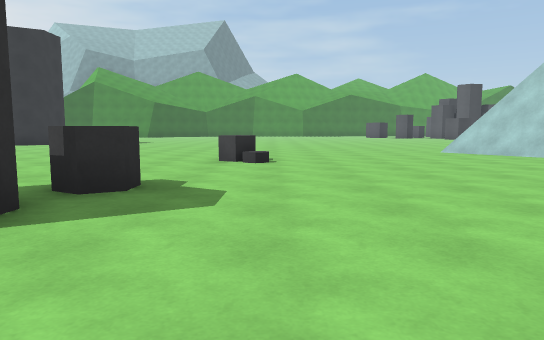
view 1 (above)

24 first-person views from a walk through a Unity game level. The camera is 1.2 m above the floor, tilts 6° down and sees 70° across. The floor is counted in squares, 2 m on a side. Each view is taken from the middle of a square. On the plan, view 1 faces up. The plan holds only what a view shows up to about 11 squares ahead; the rest is blank. The place goes on beyond the plan.

view 2
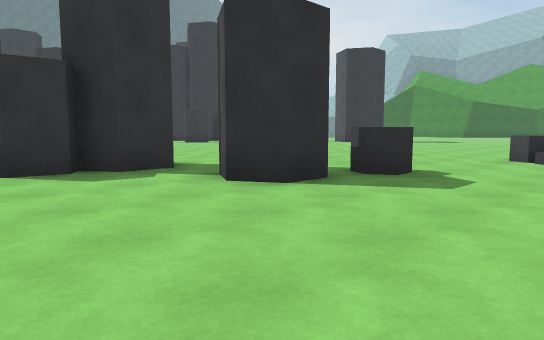

view 3
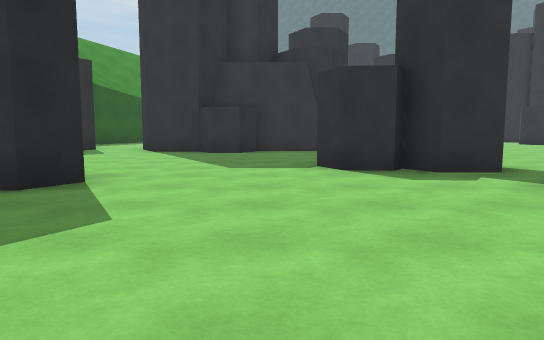

view 4
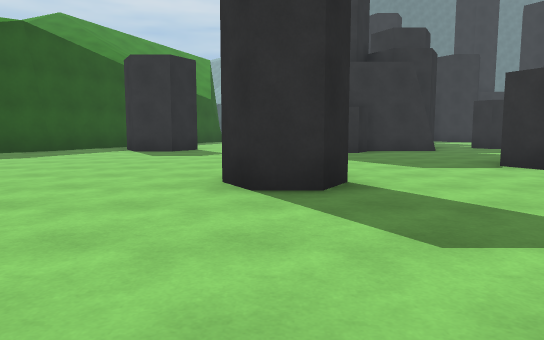

view 5
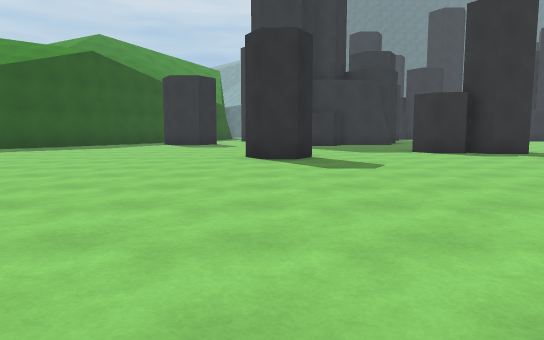

view 6
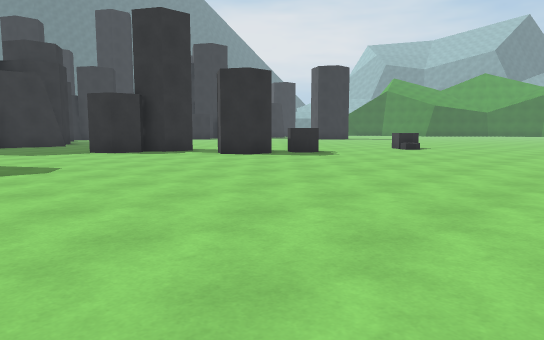

view 7
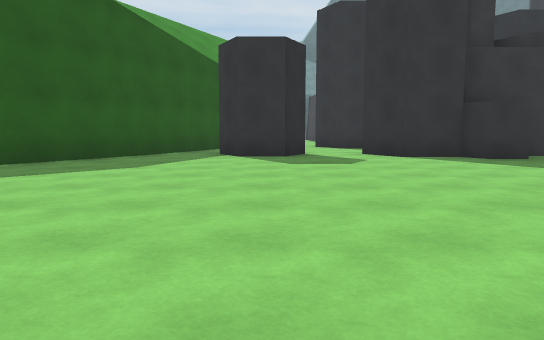

view 8
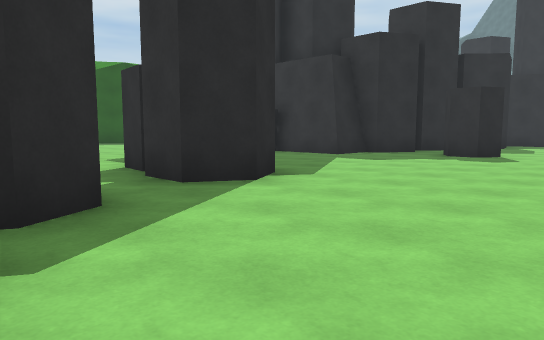

view 9
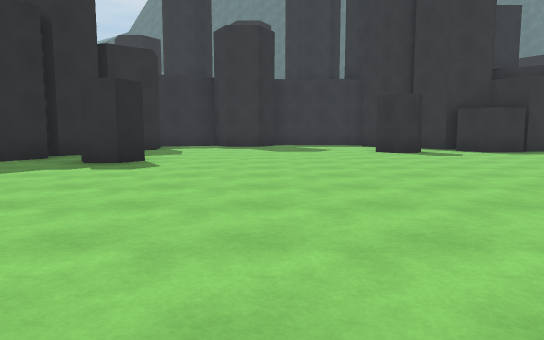

view 10
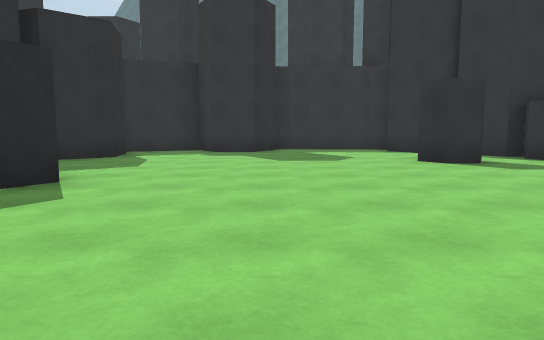

view 11
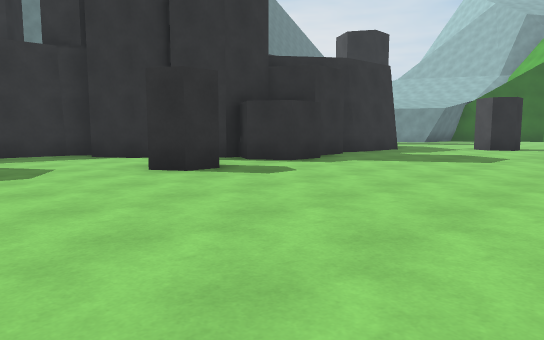

view 12
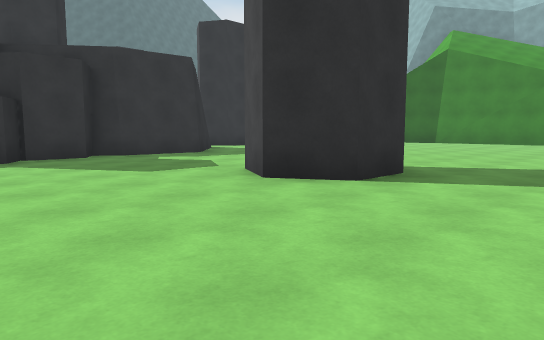

view 13
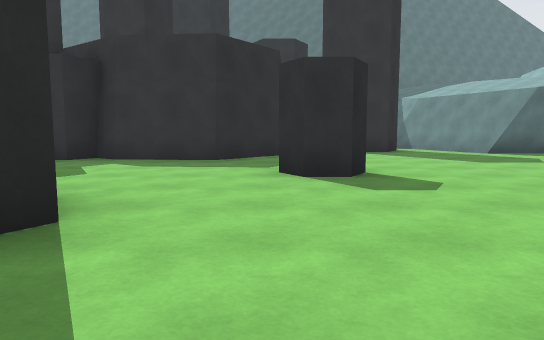

view 14
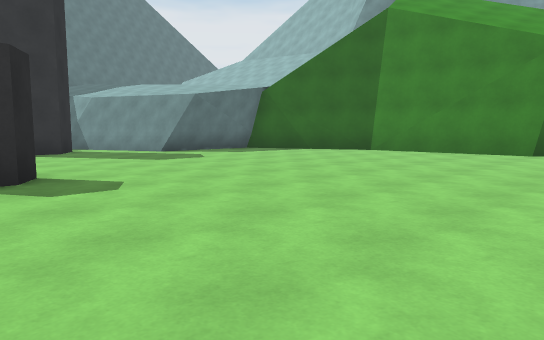

view 15
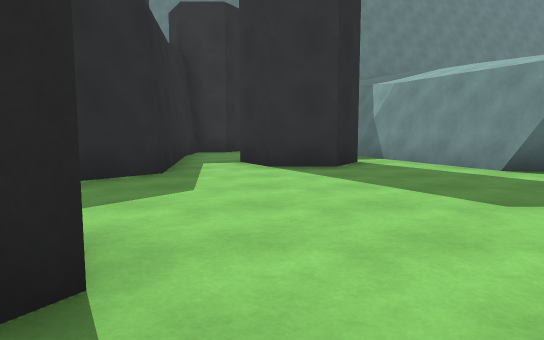

view 16
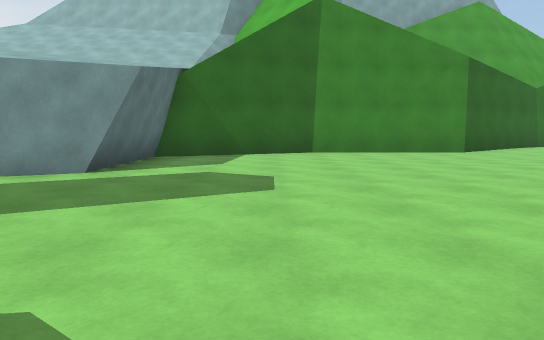

view 17
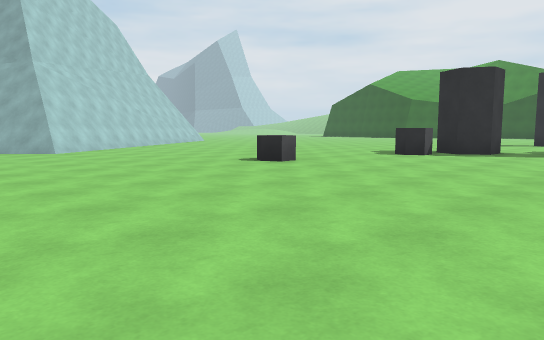

view 18
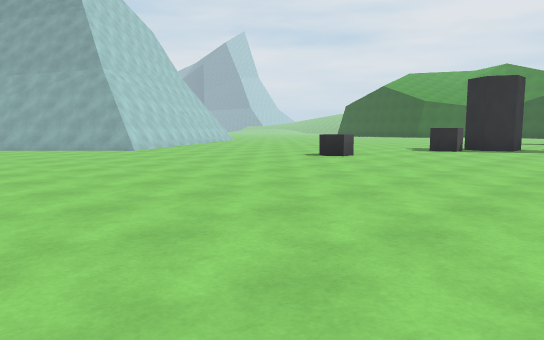

view 19
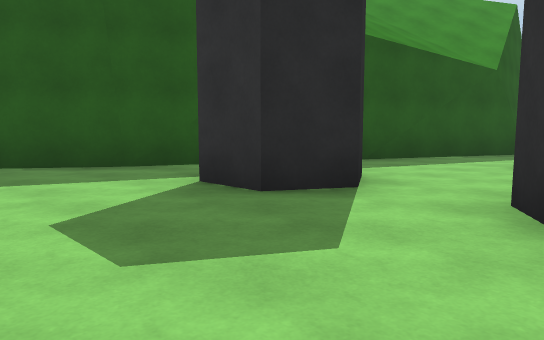

view 20
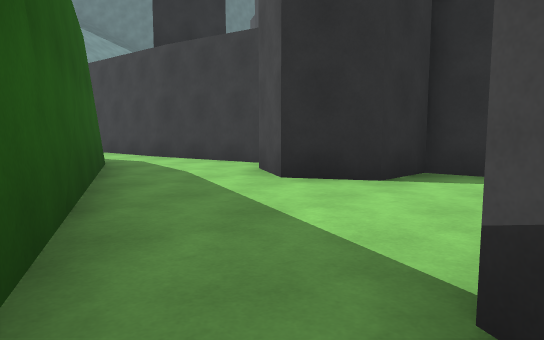

view 21
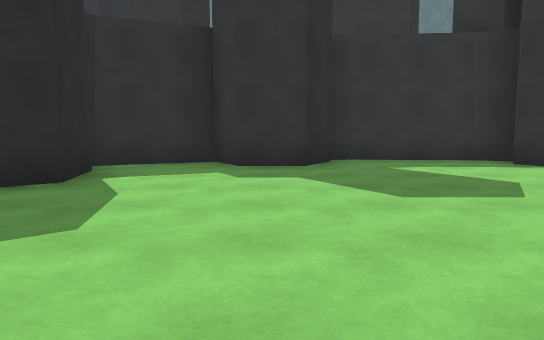

view 22
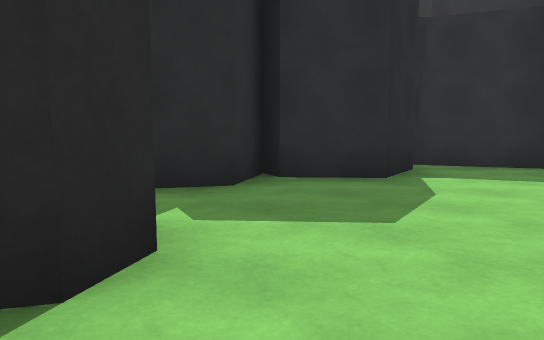

view 23
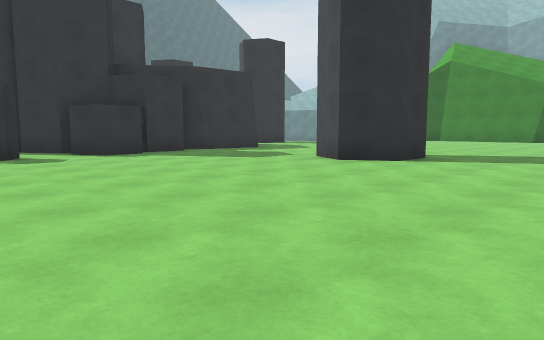

view 24
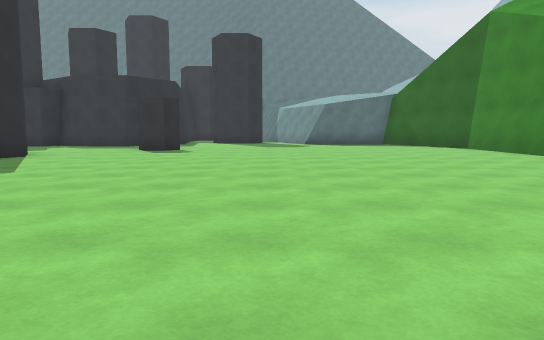

### Floor plan
Key: @ floor where view 1 was taken; # wall or solid block; x gap in a wall; . main floor; : floor 5 m higher than the main floor; / step, stairs or slope; ^ raised ledge; v drop or lower ground.
Columns run from 22 left of view 1 to 5 right of it. Each row starts with its distance up from view 1.
 29  ////// ##   ##.
 28  ////// /#####..
 27      //#.......
 26   /////..........
 25 ///////...........
 24 ///////.............
 23 ////##...............
 22   #/..................
 21     #................
 20     #...............
 19 #.........#.......
 18 ##v##/##.........
 17        #........
 16        v....##...
 15        #....##......
 14       :#.................
 13       ##....................
 12       ##....................
 11      ###....................
 10     ##.....................#
  9 # ###...#...................
  8 #  #.................^......
  7 #  #........................
  6    ##......................
  5     #......................
  4     #...............^......
  3 ##  v......#.......##......
  2  #   .##........##.##......
  1        #####.... #.........
  0           ###....#....@....
 -1           ###...............
 -2   #         ##..............
 -3  ##     ##  #...............
 -4   x /####..##.....##........
 -5 v##/...##..................
 -6    .......................
 -7     #/#....##...........
 -8     ////#..##..........
 -9     //// /#..........
-10      //   //##......

Positions as (right, up) in squares from view 1, and headings:
1: (0, 0), facing up
2: (1, -1), facing up-left
3: (1, -1), facing left
4: (1, -4), facing left
5: (5, -4), facing left
6: (5, -4), facing up-left
7: (-1, -7), facing left
8: (-2, 6), facing down-left
9: (-4, 6), facing left
10: (-7, 6), facing left
11: (-9, 6), facing up-left
12: (-6, 11), facing up-left
13: (-7, 18), facing left
14: (-7, 18), facing up-left
15: (-11, 20), facing left
16: (-14, 18), facing up
17: (-6, 13), facing down-right
18: (-6, 15), facing down-right
19: (-7, -4), facing down-left
20: (-11, -9), facing up-left
21: (-11, 5), facing left
22: (-11, 5), facing down-left
23: (-5, 8), facing up-left
24: (-1, 22), facing left
